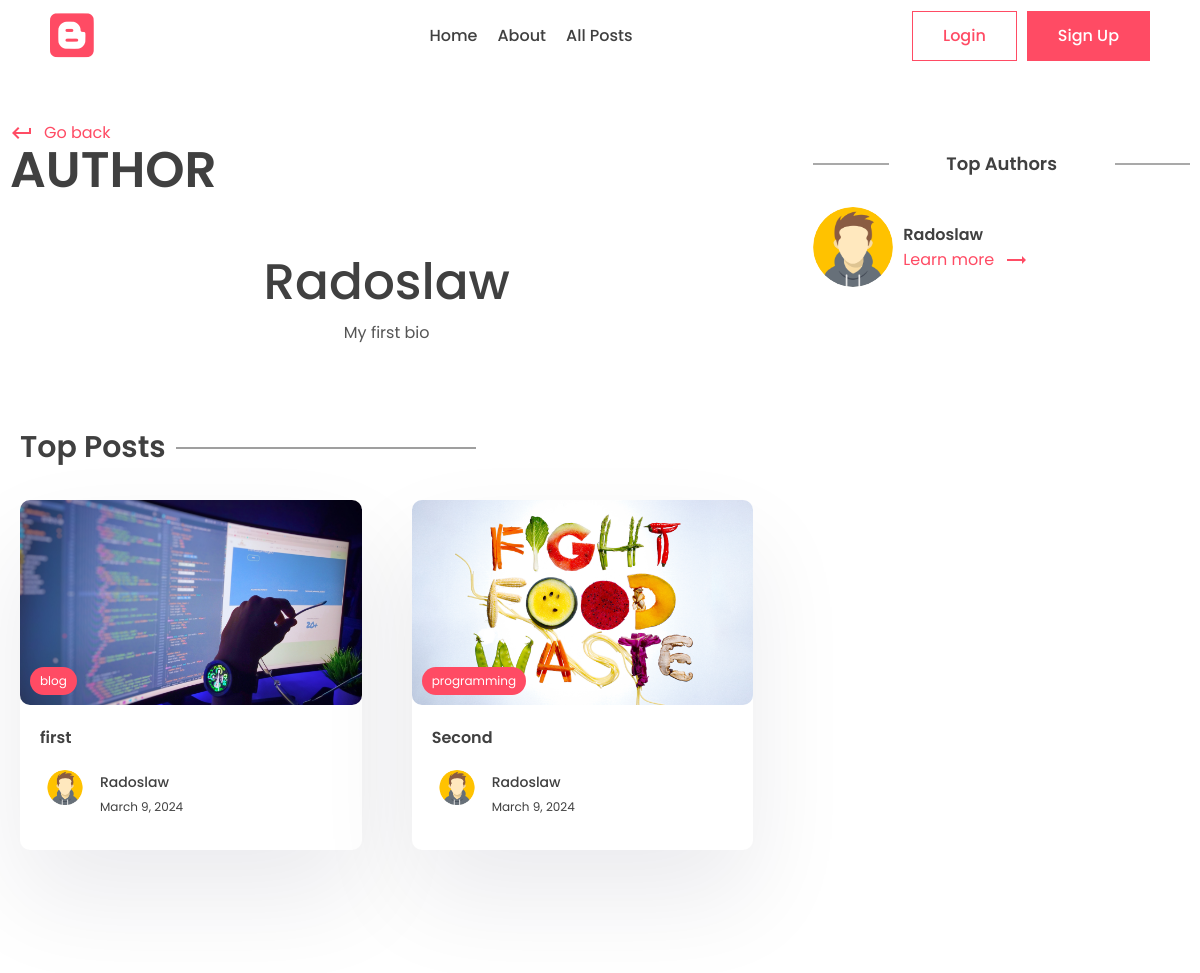
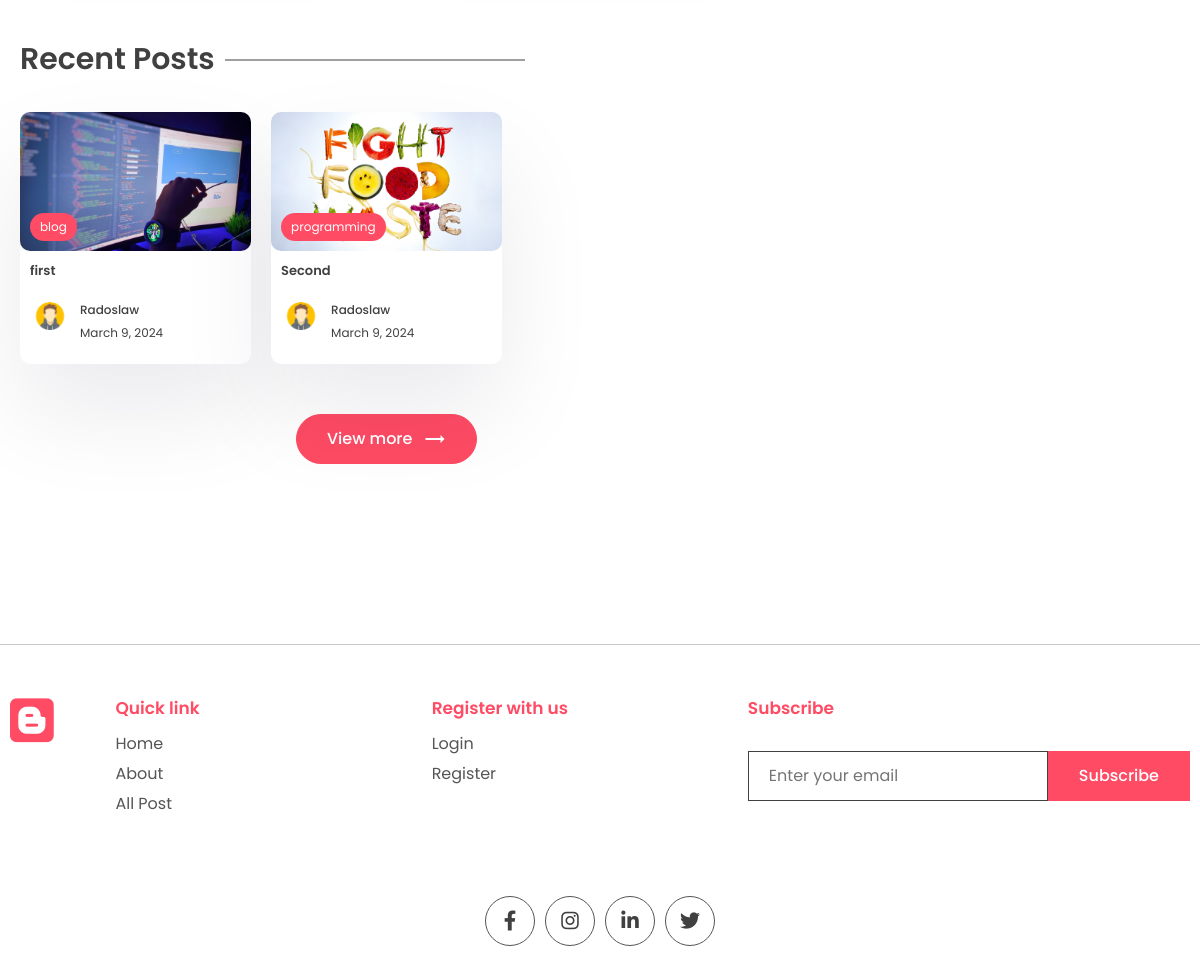
Screenshot of /author/radoslaw with the database file from the repository (2 pictures, top to bottom).
### app/models.py (models this page shows, shortened)
class Profile(models.Model):
    user = models.OneToOneField(User, on_delete=models.CASCADE)
    profile_image = models.ImageField(null=True, blank=True, upload_to="images/")
    slug = models.SlugField(max_length=200, unique=True)
    bio = models.CharField(max_length=200)

class Post(models.Model):
    title =  models.CharField(max_length=200)
    content = models.TextField()
    last_updated = models.DateTimeField(auto_now=True)
    slug = models.SlugField(max_length=200, unique=True)
    image = models.ImageField(null=True, blank=True, upload_to="images/")
    tags = models.ManyToManyField(Tag, blank=True, related_name='post')
    view_count=models.IntegerField(null=True, blank=True)
    is_featured = models.BooleanField(default=False)
    author = models.ForeignKey(User, on_delete=models.CASCADE, null=True, blank=True)
    bookmarks = models.ManyToManyField(User, related_name="bookmarks", default=None, blank=True)
    likes = models.ManyToManyField(User, related_name="post_like", default=None, blank=True)

class Tag(models.Model):
    name = models.CharField(max_length=100)
    description = models.CharField(max_length=100)
    slug = models.SlugField(max_length=200, unique=True)

### app/views.py (the view)
# urls.py: path('author/<slug:slug>',views.author_page,name='author_page'),
def author_page(request, slug):
    profile = Profile.objects.get(slug=slug)
    top_posts = Post.objects.filter(author = profile.user).order_by('-view_count')[0:2]
    recent_posts = Post.objects.filter(author = profile.user).order_by('-last_updated')[0:2]
    top_authors = User.objects.annotate(number=Count('post')).order_by('number')
    context={'profile':profile,'top_posts':top_posts, 'recent_posts':recent_posts, 'top_authors':top_authors}
    return render(request, 'app/author.html', context)

### app/templates/app/author.html (shortened to what this page needs)
{% extends 'base.html' %}
{% block content %}
      <div class="container">
        <div class="layout">
          <div class="left">
            <div class="page-top">
              <div class="top flex">
                <div class="page-name">
                  <a href="#" class="learn">
                    <span class="material-icons"> keyboard_return </span> Go
                    back
                  </a>
                  <h1>Author</h1>
                </div>
              </div>
            </div>
            <center>
              <div class="typo">
                <h1 class="title">{{profile.user.first_name}}</h1>
                <p>
                    {{profile.bio}}
                </p>
              </div>
            </center>
            <section class="sp">
              <div class="container">
                <h1 class="sec-title">Top Posts</h1>
                <div class="grid-2 blog">
                    {% for post in top_posts %}
                  <a href="{% url 'post_page' post.slug %}">
                    <div class="card">
                      <div class="post-img">
                        <img src="{{post.image.url}}" alt="" />
                        <div class="tag">{{post.tags.all.0.name}}</div>
                      </div>
                      <div class="card-content">
                        <h3>
                          {{post.title}}
                        </h3>
                        <div class="author">
                          <div class="profile-pic">
                            <img src="{{post.author.profile.profile_image.url}}" alt="" />
                          </div>
                          <div class="details">
                            <p>{{post.author.first_name}}</p>
                            <small>{{post.last_updated|date}}</small>
                          </div>
                        </div>
                      </div>
                    </div>
                  </a>
                  {% empty %}
                  <p>Nothing to show here</p>
                  {% endfor %}
                </div>
              </div>
            </section>
            <section class="sp">
              <div class="container">
                <h1 class="sec-title">Recent Posts</h1>
                <div class="grid-3 blog-grid">
                    {% for post in recent_posts %}
                  <a href="{% url 'post_page' post.slug %}">
                    <div class="card">
                      <div class="post-img">
                        <img src="{{post.image.url}}" alt="" />
                        <div class="tag">{{post.tags.all.0.name}}</div>
                      </div>
                      <div class="card-content">
                        <h3>
                          {{post.title}}
                        </h3>
                        <div class="author">
                          <div class="profile-pic">
                            <img src="{{post.author.profile.profile_image.url}}" alt="" />
                          </div>
                          <div class="details">
                            <p>{{post.author.first_name}}</p>
                            <small>{{post.last_updated|date}}</small>
                          </div>
                        </div>
                      </div>
                    </div>
                  </a>
                  {% empty %}
                  <p>Nothing to show here</p>
                  {% endfor %}
                </div>
                <center>
                  <button class="btn btn-primary rounded view">
                    View more
                    <span class="material-icons"> trending_flat </span>
                  </button>
                </center>
              </div>
            </section>
          </div>
          <div class="right">
            <div class="block">
              <h2 class="title2">Top Authors</h2>
              {% for author in top_authors %}
              <div class="recent-post other-author">
                <div class="rounded-img">
                  <img src="{{author.profile.profile_image.url}}" alt="" />
                </div>
                <div class="recent-content">
                  <h3>
                    {{author.first_name}}
                  </h3>
                  <a class="learn" href="{% url 'author_page' author.profile.slug %}">Learn more
                    <span class="material-icons"> trending_flat </span></a
                  >
                </div>
              </div>
              {% endfor %}
              </div>
            </div>
          </div>
        </div>
{% endblock content %}

### app/static/app/style.css (style rules this page uses)
* { margin: 0; padding: 0; box-sizing: border-box; text-decoration: none; border: none; outline: none; list-style: none; font-family: "Poppins", sans-serif; color: var(--black); }
:root { --red: #ff4b64; --black: #404040; --des: #555555; --shadow: #ffffff1a 0px 1px 1px 0px inset, #32325d40 0px 50px 100px -20px, #0000004d 0px 30px 60px -30px; --shadow2: rgba(17, 12, 46, 0.084) 0px 48px 100px 0px; }
html { font-size: 62.5%; }
[class*="grid"] { display: grid; }
img { width: 100%; }
.container { max-width: 1220px; margin: auto; padding: 0 10px; }
p, a { font-size: 1.6rem; color: var(--des); }
.btn { cursor: pointer; height: 5rem; padding: 0 3rem; font-size: 1.6rem; font-weight: 500; border: 1px solid var(--red); display: flex; align-items: center; justify-content: center; gap: 1rem; }
.btn span { color: white; }
.btn-primary { background: var(--red); color: white; }
.rounded { border-radius: 5rem; }
.typo { width: 50%; margin-top: 5rem; }
.title { font-size: 5rem; font-weight: 500; }
.sp { padding: 8rem 0; }
.grid-2 { grid-template-columns: 1.3fr 1fr; align-items: center; }
.post-img { height: 40rem; width: 100%; overflow: hidden; border-radius: 1rem; }
.post-img img { height: 100%; object-fit: cover; object-position: center; }
.learn { display: flex; align-items: center; gap: 1rem; color: var(--red); margin-top: 2rem; }
.learn span { color: #ff4b64; }
.sec-title { font-size: 3rem; font-weight: 600; position: relative; width: fit-content; margin-bottom: 3rem; }
.sec-title::after { content: ""; position: absolute; right: -31rem; height: 1px; width: 30rem; background: var(--black); top: 50%; transform: translateY(-50%); }
.grid-3 { grid-template-columns: repeat(3, 1fr); gap: 5rem; }
.card { background: white; box-shadow: var(--shadow2); border-radius: 1rem; cursor: pointer; transition: 0.3s; }
.post-img { position: relative; }
.tag { position: absolute; bottom: 1rem; left: 1rem; background: var(--red); color: white; border-radius: 5rem; padding: 0.5rem 1rem; font-size: 1.2rem; }
.card-content { padding: 2rem; padding-bottom: 3rem; }
.card h3 { font-size: 1.6rem; font-weight: 600; }
.card .post-img { width: 100%; height: unset; aspect-ratio: 1/0.6; }
.author { display: flex; align-items: center; gap: 1rem; margin-top: 2rem; }
.profile-pic { width: 5rem; aspect-ratio: 1/1; border-radius: 50%; overflow: hidden; }
.author p { color: var(--black); font-weight: 500; font-size: 1.4rem; }
.author small { color: var(--black); font-size: 1.2rem; }
.view { margin-top: 5rem; }
.layout { display: flex; gap: 5rem; }
.left { width: 100%; height: 100%; }
.right { position: sticky; top: 70px; height: 100%; width: 50%; }
.page-name h1 { font-size: 5rem; text-transform: uppercase; font-weight: 600; line-height: 5rem; }
.flex { display: flex; align-items: flex-end; justify-content: space-between; }
.left .typo { width: 100%; }
.blog { grid-template-columns: 1fr 1fr; gap: 5rem; }
.title2 { position: relative; font-size: 1.8rem; text-align: center; font-weight: 600; margin-bottom: 3rem; }
.title2::before { content: ""; position: absolute; height: 1px; width: 20%; background: var(--des); left: 0; top: 50%; transform: translateY(-50%); }
.title2::after { content: ""; position: absolute; height: 1px; width: 20%; background: var(--des); right: 0; top: 50%; transform: translateY(-50%); }
.blog-grid { gap: 2rem; }
.blog-grid .card-content { padding: 1rem; padding-bottom: 2rem; }
.blog-grid .card h3 { font-size: 1.3rem; font-weight: 600; }
.blog-grid .profile-pic { width: 4rem; }
.blog-grid .author p { font-size: 1.2rem; }
.block { margin-top: 5rem; }
.rounded-img { width: 8rem; aspect-ratio: 1/1; overflow: hidden; border-radius: 50%; }
.rounded-img img { width: 100%; height: 100%; object-fit: cover; object-position: center; }
.recent-post { display: grid; align-items: center; gap: 1rem; margin-top: 3rem; grid-template-columns: auto 1fr; }
.recent-post .learn { margin-top: 0rem; }
.recent-post h3 { font-size: 1.6rem; font-weight: 600; }

### rows the page displays
Profile: user.first_name "Radoslaw", bio "My first bio"
Post: image (picture), tags.all.0.name "blog", title "first", author.profile.profile_image (picture), author.first_name "Radoslaw", last_updated "March 9, 2024"
Post: image (picture), tags.all.0.name "programming", title "Second", author.profile.profile_image (picture), author.first_name "Radoslaw", last_updated "March 9, 2024"

### other values shown
{{ author.first_name }} "Radoslaw"
